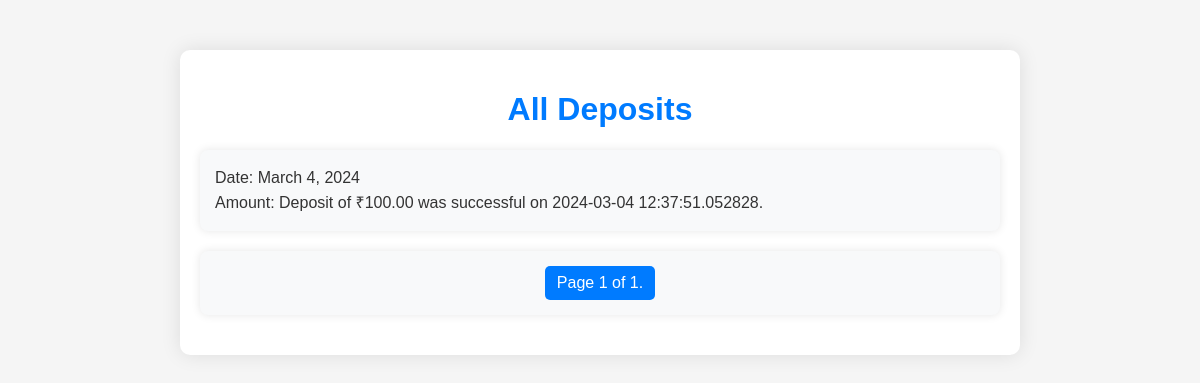
/view_all_deposits/ (signed in), run on the app's committed database.
### DiceApp/models.py (models this page shows, shortened)
class DepositMessage(models.Model):
    user = models.ForeignKey(User, on_delete=models.CASCADE)
    message = models.CharField(max_length=255)
    date = models.DateTimeField(auto_now_add=False)

### DiceApp/views.py (the view)
# urls.py: path('view_all_deposits/', views.view_all_deposits, name='view_all_deposits'),
@login_required
def view_all_deposits(request):
    user = request.user
    deposit_messages = DepositMessage.objects.filter(user=user).order_by('-date')
    paginator = Paginator(deposit_messages, 5)
    page = request.GET.get('page')
    try:
        deposit_messages = paginator.page(page)
    except PageNotAnInteger:
        deposit_messages = paginator.page(1)
    except EmptyPage:
        deposit_messages = paginator.page(paginator.num_pages)
    return render(request, 'DiceApp/all_deposits.html', {'deposit_messages': deposit_messages})

### DiceApp/templates/DiceApp/all_deposits.html (shortened to what this page needs)
<!DOCTYPE html>
<html lang="en">
<head>
</head>
<body>
    <div class="container">
        <h1>All Deposits</h1>
        {% if deposit_messages %}
    {% for message in deposit_messages %}
        <div>
            <p>Date: {{ message.date|date:"F j, Y" }}</p>
            <p>Amount: {{ message.message }}</p>
        </div>
    {% endfor %}
    <div class="pagination">
        <span class="step-links">
            <span class="current">
                Page {{ deposit_messages.number }} of {{ deposit_messages.paginator.num_pages }}.
            </span>
        </span>
    </div>
{% else %}
    <p>No deposit messages available.</p>
{% endif %}
    </div>
</body>
</html>

### DiceApp/templates/DiceApp/all_deposits.html (style rules this page uses)
body { font-family: 'Arial', sans-serif; margin: 0; padding: 0; background-color: #f5f5f5; color: #333; }
.container { max-width: 800px; margin: 50px auto; padding: 20px; background-color: #fff; border-radius: 10px; box-shadow: 0 0 20px rgba(0, 0, 0, 0.1); }
h1 { color: #007bff; text-align: center; }
div { margin-bottom: 20px; padding: 15px; background-color: #f8f9fa; border-radius: 8px; box-shadow: 0 0 10px rgba(0, 0, 0, 0.1); transition: box-shadow 0.3s ease; position: relative; }
p { margin: 0; line-height: 1.6; }
.pagination { margin-top: 20px; text-align: center; }
.step-links { display: inline-block; }
.current { display: inline-block; padding: 8px 12px; background-color: #007bff; color: #fff; border-radius: 5px; margin: 0 5px; }

### data on the page
DepositMessage: date "March 4, 2024", message "Deposit of ₹100.00 was successful on 2024-03-04 12:37:51.052828."

### other printed values
{{ deposit_messages.number }} "1"
{{ deposit_messages.paginator.num_pages }} "1"
